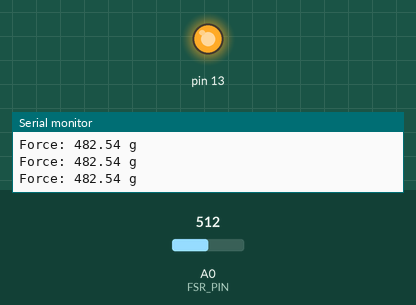
This sketch was run on a simulated Arduino Uno, built with avr-gcc and run on an emulated ATmega328P. Shown: output pins drawn as LEDs (lit = HIGH), the last lines printed to the serial monitor. The inputs (shaded band) are chosen by the test bench; at power-on: A0 (FSR_PIN) = 512.

Above: at 1.3 s.
1.4 s: A0 (FSR_PIN) set to 402
2.9 s: A0 (FSR_PIN) set to 380
At 4.2 s:
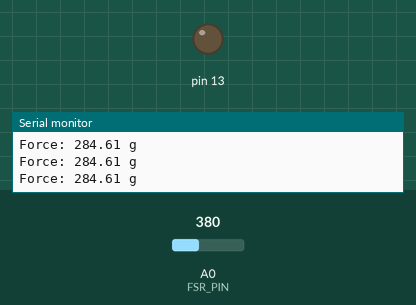
4.5 s: A0 (FSR_PIN) set to 511
At 5.6 s:
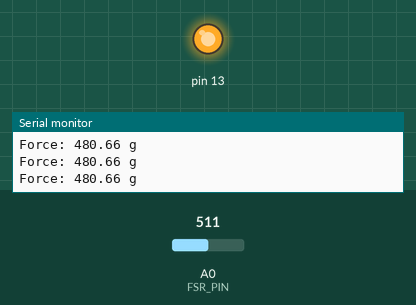
6.0 s: A0 (FSR_PIN) set to 306
At 6.8 s:
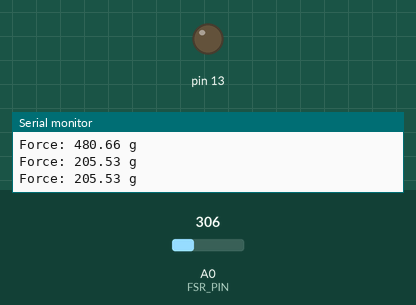
Timing chart, 0 to 8.5 s (numbered marks = the images above; inputs shaded):
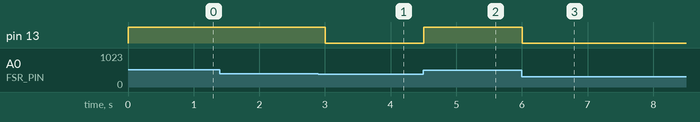

Measured:
- the behaviour switches between 393 and 392 on A0 (FSR_PIN) (found by bisection; images 0 and 1)
- after the input at 2.9 s, pin 13: HIGH → LOW after 0.10 s
- after the input at 4.5 s, pin 13: LOW → HIGH at once
- after the input at 6.0 s, pin 13: HIGH → LOW at once

The sketch:

Task1.1P.ino
```cpp
// Adapted from: https://learn.sparkfun.com/tutorials/force-sensitive-resistor-hookup-guide

const int FSR_PIN = A0; // Pin connected to FSR/resistor divider

const float VCC = 4.98; // Measured voltage of Ardunio 5V line
const float R_DIV = 3230.0; // Measured resistance of 3.3k resistor

void setup()
{
  Serial.begin(9600);
  pinMode(FSR_PIN, INPUT);
  pinMode(13, OUTPUT);
}

void loop()
{
  int fsrADC = analogRead(FSR_PIN);

  if (fsrADC != 0) // If the analog reading is non-zero
  {
    // Use ADC reading to calculate voltage:
    float fsrV = fsrADC * VCC / 1023.0;
    // Use voltage and static resistor value to
    // calculate FSR resistance:
    float fsrR = R_DIV * (VCC / fsrV - 1.0);
    float force;
    float fsrG = 1.0 / fsrR; // Calculate conductance
    // Break parabolic curve down into two linear slopes:
    if (fsrR <= 600)
      force = (fsrG - 0.00075) / 0.00000032639;
    else
      force =  fsrG / 0.000000642857;
    Serial.println("Force: " + String(force) + " g");
    Serial.println();

    if (force > 300)
      digitalWrite(13, HIGH);
    else
      digitalWrite(13, LOW);

    delay(500);
  }
  else
  {
    digitalWrite(13, LOW);
  }
}
```
